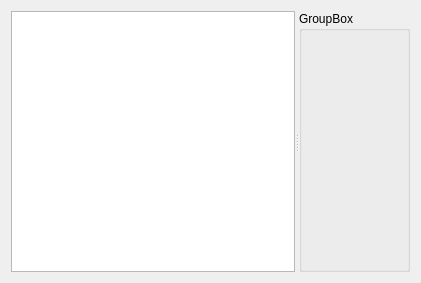
<ui version="4.0" >
 <class>TransitionSettings_UI</class>
 <widget class="QWidget" name="TransitionSettings_UI" >
  <property name="geometry" >
   <rect>
    <x>0</x>
    <y>0</y>
    <width>421</width>
    <height>283</height>
   </rect>
  </property>
  <property name="windowTitle" >
   <string>Form</string>
  </property>
  <layout class="QGridLayout" name="gridLayout" >
   <item row="0" column="0" >
    <widget class="QSplitter" name="splitter" >
     <property name="orientation" >
      <enum>Qt::Horizontal</enum>
     </property>
     <widget class="QListWidget" name="listWidget" />
     <widget class="QGroupBox" name="groupBox" >
      <property name="title" >
       <string>GroupBox</string>
      </property>
     </widget>
    </widget>
   </item>
  </layout>
 </widget>
 <resources/>
 <connections/>
</ui>
